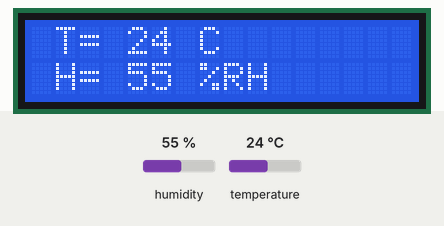
Bench run of a program on a simulated ESP32 board running MicroPython. Shown: 16×2 character LCD. The test bench sets the inputs (shaded band); at power-on: humidity 55 %, temperature 24 °C. Library files of the repository ran but are not shown: i2c_lcd.py, lcd_api.py; what the program prints to the serial console is not drawn.

Above: at 1.2 s.
1.3 s: humidity set to 22 %
At 2.9 s:
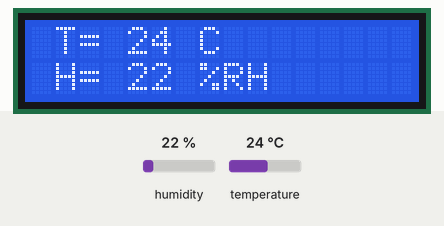
3.7 s: temperature set to 12 °C
At 5.5 s:
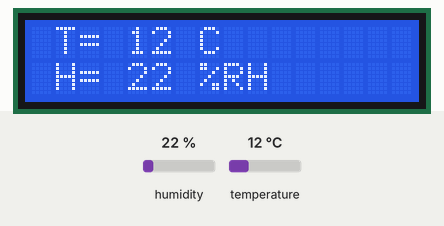
5.8 s: humidity set to 40 %
At 6.9 s:
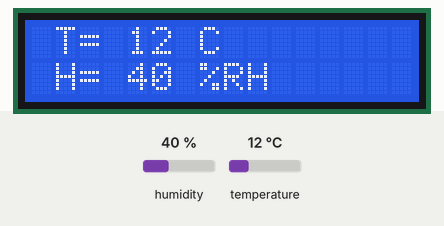
7.9 s: temperature set to 19 °C
At 9.5 s:
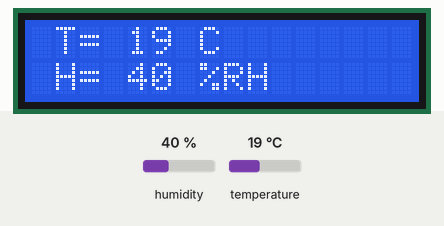
Timing chart, 0 to 11.0 s (numbered marks = the images above; inputs shaded):
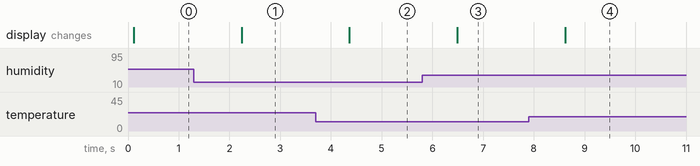

The program:

temp_humidity.py
```python
"""
Project 9.1 — Temperature & Humidity Display
==============================================
Reads temperature and humidity from the DHT11 sensor
and displays them on the LCD1602.

⚠️  REQUIRED: Upload i2c_lcd.py and lcd_api.py to ESP32 first!

Pins:
  DHT11 Sensor = GPIO 17
  LCD1602 via I2C: SDA = GPIO 21, SCL = GPIO 22
"""

import machine
import time
import dht
from machine import SoftI2C, Pin
from i2c_lcd import I2cLcd

# Set up DHT11 sensor on GPIO 17
DHT = dht.DHT11(machine.Pin(17))

# Set up LCD
DEFAULT_I2C_ADDR = 0x27
i2c = SoftI2C(scl=Pin(22), sda=Pin(21), freq=100000)
lcd = I2cLcd(i2c, DEFAULT_I2C_ADDR, 2, 16)

while True:
    # Read sensor data
    DHT.measure()

    # Get values
    temp = DHT.temperature()
    hum = DHT.humidity()

    # Print to shell
    print('Temperature:', temp, '°C', 'Humidity:', hum, '%')

    # Display on LCD
    lcd.move_to(1, 0)
    lcd.putstr('T= {} C   '.format(temp))    # Line 1: Temperature

    lcd.move_to(1, 1)
    lcd.putstr('H= {} %RH '.format(hum))     # Line 2: Humidity

    time.sleep_ms(1000)  # Read every 1 second
```

Measured:
- after the input at 1.3 s, the display: changes after 0.94 s (image 1)
- after the input at 3.7 s, the display: changes after 0.66 s (image 2)
- after the input at 5.8 s, the display: changes after 0.69 s (image 3)
- after the input at 7.9 s, the display: changes after 0.72 s (image 4)
